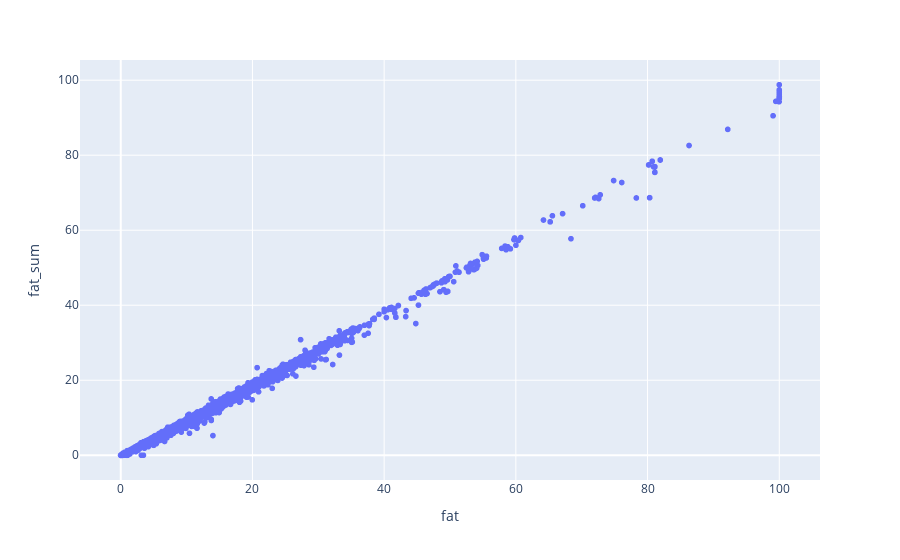

The cell this chart's notebook holds for it:
### Markdown cell above
Which indicates that our data is complete

### [project-specific] Exploring the `fat` hierarchy


Through our explorations above, we noticed that there are several `fat`-related variables that may have a hierarchical relationship. For instance, the data contains a variable simply called `fat`, but it also contains more specific fat-related variables such as `saturated_fat`, `monounsaturated_fat`, and `polyunsaturated fat`, and in addition also has even more specific fat-related variables, such as `oleic_acid`, `caproic_acid`, `palmitic_acid` and 16 other "fatty acid" variables. The scatter plot of `fat` against the sum of `saturated_fat`, `monounsaturated_fat`, and `polyunsaturated fat` shows that `fat` is *almost* exactly equal to the sum of `saturated_fat`, `monounsaturated_fat`, and `polyunsaturated fat`.

### Code cell
fats = food_fndds[["description", "nutrient_name", "amount"]].query("nutrient_name == ['fat', 'saturated_fat', 'monounsaturated_fat', 'polyunsaturated_fat']") \
    .pivot(index="description", columns="nutrient_name", values="amount")
fats["fat_sum"] = fats.monounsaturated_fat + fats.polyunsaturated_fat + fats.saturated_fat
px.scatter(fats, x="fat", y="fat_sum")

### Figure 1 — Plotly figure (JSON) as saved in the notebook; plotly's stock layout.template omitted (floating-point values rounded to 4 significant figures; data arrays with more than 128 entries replaced by an {"elided": "..."} marker saying what was removed)
{"data": [{"hovertemplate": "fat=%{x}<br>fat_sum=%{y}<extra></extra>", "legendgroup": "", "marker": {"color": "#636efa", "symbol": "circle"}, "mode": "markers", "name": "", "showlegend": false, "type": "scattergl", "x": {"elided": "8690 float values"}, "xaxis": "x", "y": {"elided": "8690 float values"}, "yaxis": "y"}], "layout": {"legend": {"tracegroupgap": 0}, "margin": {"t": 60}, "xaxis": {"anchor": "y", "domain": [0, 1], "title": {"text": "fat"}}, "yaxis": {"anchor": "x", "domain": [0, 1], "title": {"text": "fat_sum"}}}}
